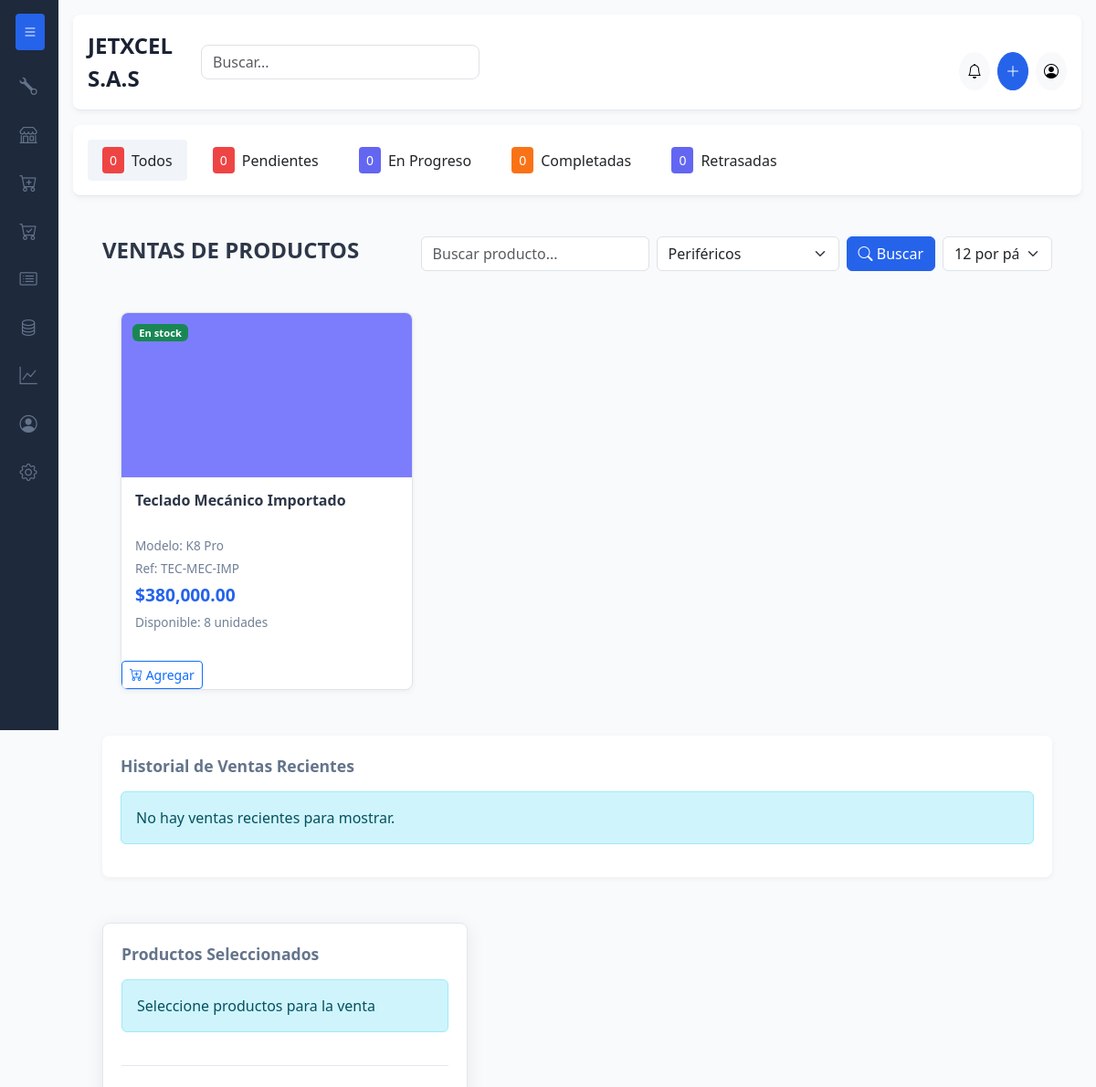
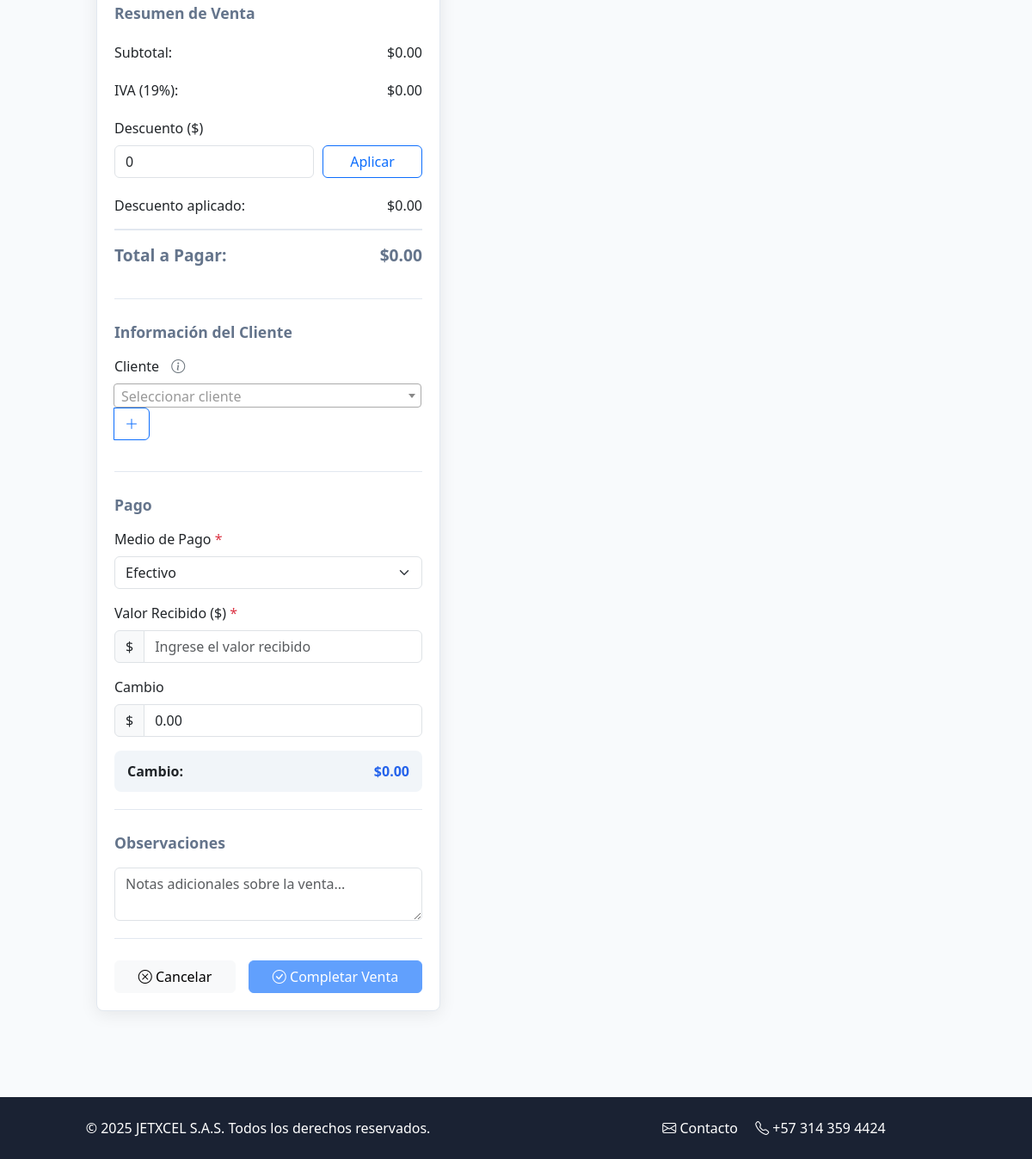
/src/views/ventas.php?categoria_id=3, run on the app's committed database (2 pictures, top to bottom).
### tables this page shows
CREATE TABLE productos (
    id INT AUTO_INCREMENT PRIMARY KEY,
    nombre VARCHAR(255) NOT NULL,
    referencia VARCHAR(100),
    fabricante VARCHAR(100),
    modelo VARCHAR(100),
    imagen VARCHAR(255) COMMENT 'Ruta de la imagen del producto',
    categoria_id INT,
    codigo_barras VARCHAR(50) UNIQUE,
    descripcion TEXT,
    costo_unitario DECIMAL(10,2) NOT NULL,
    precio_venta_sin_iva DECIMAL(10,2) NOT NULL,
    impuesto_compra_id INT DEFAULT 1,   
    impuesto_id INT DEFAULT 1,          
    stock INT DEFAULT 0,
    stock_minimo INT DEFAULT 5,
    ubicacion VARCHAR(100),
    estado ENUM('activo', 'inactivo') DEFAULT 'activo',
    fecha_creacion TIMESTAMP DEFAULT CURRENT_TIMESTAMP,
    fecha_actualizacion TIMESTAMP DEFAULT CURRENT_TIMESTAMP ON UPDATE CURRENT_TIMESTAMP,
    FOREIGN KEY (categoria_id) REFERENCES categorias(id),
    FOREIGN KEY (impuesto_compra_id) REFERENCES impuestos(id),
    FOREIGN KEY (impuesto_id) REFERENCES impuestos(id)
);

### config/database.php (called while the page is built, shortened)
<?php
class Database {
    private $host = 'localhost';
    private $db_name = 'jetxcel_db';
    private $username = 'root';
    private $password = '';
    private $charset = 'utf8mb4';
    public function getConnection() {
        $this->conn = null;
        try {
            $dsn = "mysql:host=" . $this->host . ";dbname=" . $this->db_name . ";charset=" . $this->charset;
            $this->conn = new PDO($dsn, $this->username, $this->password);
            $this->conn->setAttribute(PDO::ATTR_ERRMODE, PDO::ERRMODE_EXCEPTION);
            $this->conn->setAttribute(PDO::ATTR_DEFAULT_FETCH_MODE, PDO::FETCH_ASSOC);
        } catch(PDOException $exception) {
            error_log("Connection error: " . $exception->getMessage());
            throw new Exception("Database connection failed: " . $exception->getMessage());
        }
        return $this->conn;
    }
}
function getDBConnection() {
    $database = new Database();
    return $database->getConnection();
}
?>

### src/models/Producto.php (called while the page is built, shortened)
<?php
class Producto
{
    private $conn;
    private $table_name = "productos";
    public function __construct()
    {
        $this->conn = getDBConnection();
    }
    public function getCategories()
    {
        $query = "SELECT DISTINCT c.id, c.nombre
                  FROM categorias c
                  INNER JOIN " . $this->table_name . " p ON p.categoria_id = c.id
                  WHERE p.estado = 'activo'
                  ORDER BY c.nombre ASC";
        $stmt = $this->conn->prepare($query);
        $stmt->execute();
        return $stmt->fetchAll();
    }
    public function getByCategory($categoryId, $limit = null, $offset = null)
    {
        $query = "SELECT p.*, c.nombre as categoria_nombre,
                         ic.nombre as impuesto_compra_nombre, ic.porcentaje as impuesto_compra_porcentaje,
                         iv.nombre as impuesto_venta_nombre, iv.porcentaje as impuesto_venta_porcentaje
                  FROM " . $this->table_name . " p
                  LEFT JOIN categorias c ON p.categoria_id = c.id
                  LEFT JOIN impuestos ic ON p.impuesto_compra_id = ic.id
                  LEFT JOIN impuestos iv ON p.impuesto_id = iv.id
                  WHERE p.estado = 'activo' AND p.categoria_id = ?
                  ORDER BY p.nombre ASC";
        $stmt = $this->conn->prepare($query);
        $stmt->execute([$categoryId]);
        return $stmt->fetchAll();
    }
}

### src/views/ventas.php (the view, shortened to what this page needs)
<?php
require_once __DIR__ . '/../models/Producto.php';
$pagina = isset($_GET['pagina']) ? (int)$_GET['pagina'] : 1;
$porPagina = isset($_GET['por_pagina']) ? (int)$_GET['por_pagina'] : 12;
$categoriaId = isset($_GET['categoria_id']) ? (int)$_GET['categoria_id'] : null;
$busqueda = isset($_GET['busqueda']) ? trim($_GET['busqueda']) : '';
$productoModel = new Producto();
$ventaModel = new Venta();
$productos = [];
if (!empty($busqueda)) {
    $productos = $productoModel->search($busqueda, $categoriaId);
    $totalProductos = count($productos);
} else if ($categoriaId) {
    $productos = $productoModel->getByCategory($categoriaId);
} else {
    $inicio = ($pagina - 1) * $porPagina;
    $productos = $productoModel->getAll($porPagina, $inicio);
    $totalProductos = $productoModel->countAll();
}
$categorias = $productoModel->getCategories();
$ventasRecientes = $ventaModel->getRecentSales(5);
?>
<?php include '../includes/partials/header.php'; ?>
<div class="container-fluid mt-4">
    <div class="sale-container">
        <div class="sale-content">
            <div class="product-header">
                <h4 class="services-title">VENTAS DE PRODUCTOS</h4>
                <div class="d-flex align-items-center gap-2 flex-wrap">
                    <form id="searchForm" class="d-flex gap-2 flex-wrap" style="width: 100%; max-width: 800px;">
                        <input type="text" class="form-control" id="productSearch" name="busqueda" placeholder="Buscar producto..." value="<?php echo htmlspecialchars($busqueda); ?>" style="width: 250px;">
                        <select class="form-select category-filter" id="categoryFilter" name="categoria_id" style="width: 200px;">
                            <?php foreach ($categorias as $categoria): ?>
                                <option value="<?php echo $categoria['id']; ?>" <?php echo ($categoriaId == $categoria['id']) ? 'selected' : ''; ?>>
                                    <?php echo htmlspecialchars($categoria['nombre']); ?>
                                </option>
                            <?php endforeach; ?>
                        </select>
                        <button type="submit" class="btn btn-primary">
                            <i class="bi bi-search"></i> Buscar
                        </button>
                        <select class="form-select products-per-page" id="productsPerPage" name="por_pagina" style="width: 150px;">
                            <option value="12" <?php echo ($porPagina == 12) ? 'selected' : ''; ?>>12 por página</option>
                        </select>
                    </form>
                </div>
            </div>
            <div class="product-grid" id="productsGrid">
                <?php if (empty($productos)): ?>
                    <div class="col-12">
                        <div class="alert alert-info">No se encontraron productos.</div>
                    </div>
                <?php else: ?>
                    <?php foreach ($productos as $producto):
                        $imagen = !empty($producto['imagen']) ?
                            'uploads/productos/' . basename($producto['imagen']) :
                            'assets/images/placeholder-product.png';
                        $claseStock = $producto['stock'] <= $producto['stock_minimo'] ? 'bg-warning' : 'bg-success';
                        $textoStock = $producto['stock'] <= $producto['stock_minimo'] ? 'Poco stock' : 'En stock';
                    ?>
                        <div class="product-card" data-producto-id="<?php echo $producto['id']; ?>">
                            <div class="product-image">
                                <img src="<?php echo $imagen; ?>" alt="<?php echo htmlspecialchars($producto['nombre']); ?>">
                                <span class="badge <?php echo $claseStock; ?> product-badge"><?php echo $textoStock; ?></span>
                            </div>
                            <div class="product-info">
                                <h6 class="card-title"><?php echo htmlspecialchars($producto['nombre']); ?></h6>
                                <?php if (!empty($producto['modelo'])): ?>
                                    <p class="card-details">Modelo: <?php echo htmlspecialchars($producto['modelo']); ?></p>
                                <?php endif; ?>
                                <?php if (!empty($producto['referencia'])): ?>
                                    <p class="card-details">Ref: <?php echo htmlspecialchars($producto['referencia']); ?></p>
                                <?php endif; ?>
                                <p class="card-price">$<?php echo number_format($producto['precio_venta_sin_iva'], 2); ?></p>
                                <p class="card-stock">Disponible: <?php echo $producto['stock']; ?> unidades</p>
                            </div>
                            <button class="btn btn-sm btn-outline-primary add-to-cart-btn"
                                    data-producto-id="<?php echo $producto['id']; ?>"
                                    data-producto-nombre="<?php echo htmlspecialchars($producto['nombre']); ?>"
                                    data-producto-precio="<?php echo $producto['precio_venta_sin_iva']; ?>"
                                    data-producto-stock="<?php echo $producto['stock']; ?>"
                                    data-producto-impuesto="<?php echo $producto['impuesto_venta_porcentaje']; ?>"
                                    data-producto-impuesto-id="<?php echo $producto['impuesto_id']; ?>">
                                <i class="bi bi-cart-plus"></i> Agregar
                            </button>
                        </div>
                    <?php endforeach; ?>
                <?php endif; ?>
            </div>
            <div class="sale-history mt-4">
                <div class="sale-history-title">Historial de Ventas Recientes</div>
                <div id="recentSales">
                    <?php if (empty($ventasRecientes)): ?>
                        <div class="alert alert-info">No hay ventas recientes para mostrar.</div>
                    <?php endif; ?>
                </div>
            </div>
                </div>
                <div class="sale-form-container">
            <div class="form-section">
                <div class="form-section-title">Productos Seleccionados</div>
                <div id="selectedProducts">
                </div>
            </div>
            <div class="form-section">
                <div class="form-section-title">Resumen de Venta</div>
                <div class="calculation-row">
                    <span>Subtotal:</span>
                    <span id="subtotalAmount">$0.00</span>
                </div>
                <div class="calculation-row">
                    <span>IVA (19%):</span>
                    <span id="taxAmount">$0.00</span>
                </div>
                <div class="discount-container">
                    <div class="discount-input">
                        <label class="form-label">Descuento ($)</label>
                        <input type="number" class="form-control" id="discountInput" placeholder="Ingrese descuento" min="0" step="0.01" value="0">
                    </div>
                    <div class="apply-discount-btn">
                        <button type="button" class="btn btn-outline-primary w-100" id="applyDiscountBtn">Aplicar</button>
                    </div>
                </div>
                <div class="calculation-row">
                    <span>Descuento aplicado:</span>
                    <span id="discountAmount">$0.00</span>
                </div>
                <div class="calculation-row total">
                    <span>Total a Pagar:</span>
                    <span id="totalAmount">$0.00</span>
                </div>
            </div>
            <div class="form-section">
                <div class="form-section-title">Información del Cliente</div>
                <div class="mb-3">
                    <label class="form-label">Cliente
                        <span class="info-tooltip" data-bs-toggle="tooltip" title="Seleccione un cliente para ver sus detalles">
                            <i class="bi bi-info-circle"></i>
                        </span>
                    </label>
                    <div class="input-group">
                        <button class="btn btn-outline-primary" type="button" id="newClientBtn" data-bs-toggle="modal" data-bs-target="#newClientModal">
                            <i class="bi bi-plus-lg"></i>
                        </button>
                    </div>
                </div>
            </div>
            <div class="form-section">
                <div class="form-section-title">Pago</div>
                <div class="mb-3">
                    <label class="form-label">Medio de Pago <span class="text-danger">*</span></label>
                    <select class="form-select" id="paymentMethod" required>
                        <option value="Efectivo" selected>Efectivo</option>
                    </select>
                </div>
                <div class="mb-3">
                    <label class="form-label">Valor Recibido ($) <span class="text-danger">*</span></label>
                    <div class="input-group">
                        <span class="input-group-text">$</span>
                        <input type="number" class="form-control" id="amountReceived"
                               placeholder="Ingrese el valor recibido" min="0" step="0.01" required>
                    </div>
                </div>
                <div class="mb-3">
                    <label class="form-label">Cambio</label>
                    <div class="input-group">
                        <span class="input-group-text">$</span>
                        <input type="text" class="form-control" id="changeAmount" value="0.00" readonly>
                    </div>
                </div>
                        <div class="change-container">
                            <div class="change-label">Cambio:</div>
                            <div class="change-amount" id="changeAmount">$0.00</div>
                        </div>
                    </div>
                    <div class="form-section">
                        <div class="form-section-title">Observaciones</div>
                        <textarea class="form-control" id="saleNotes" rows="2" placeholder="Notas adicionales sobre la venta..."></textarea>
                    </div>
                    <div class="action-buttons">
                        <button class="btn btn-light flex-grow-1" id="cancelSaleBtn">
                            <i class="bi bi-x-circle"></i> Cancelar
                        </button>
                        <button class="btn btn-primary flex-grow-1" id="completeSaleBtn">
                            <i class="bi bi-check-circle"></i> Completar Venta
                        </button>
                    </div>
                </div>
            </div>
        </div>
    </div>
</div>
    <?php include '../includes/partials/footer.php'; ?>

### data on the page
productos: textoStock "En stock", nombre "Teclado Mecánico Importado", modelo "K8 Pro", referencia "TEC-MEC-IMP", precio_venta_sin_iva "380,000.00", stock "8"

### other printed values
form field categoria_id "Periféricos"
